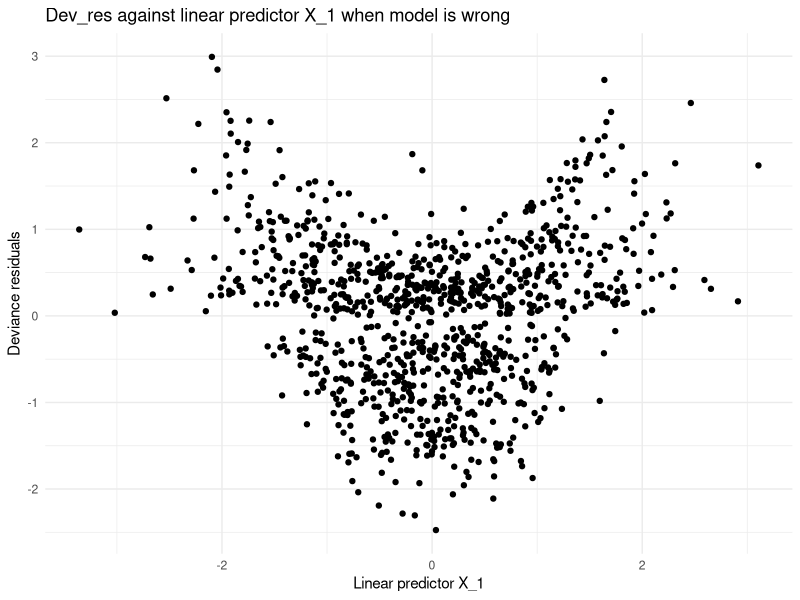
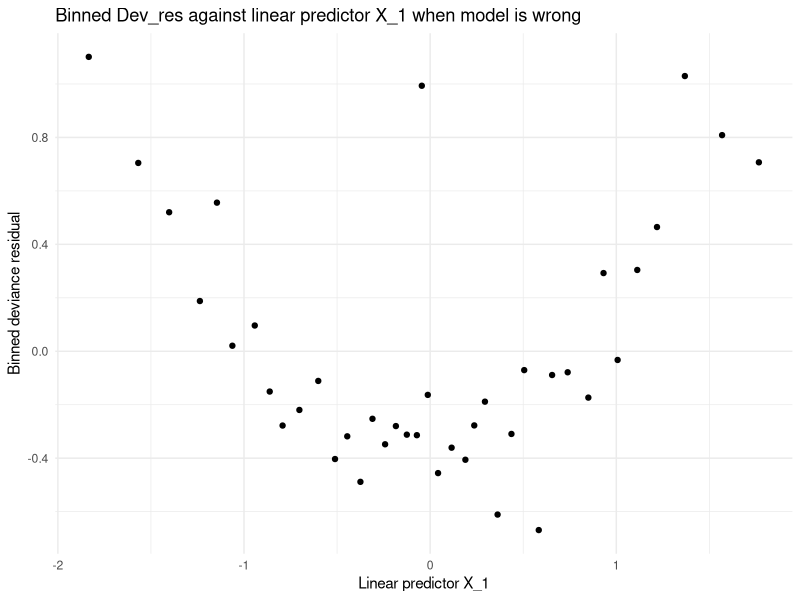
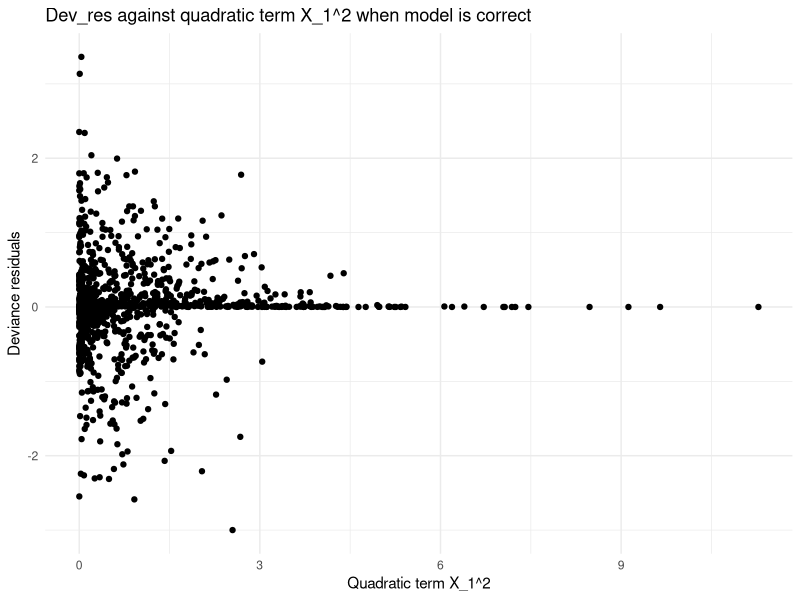
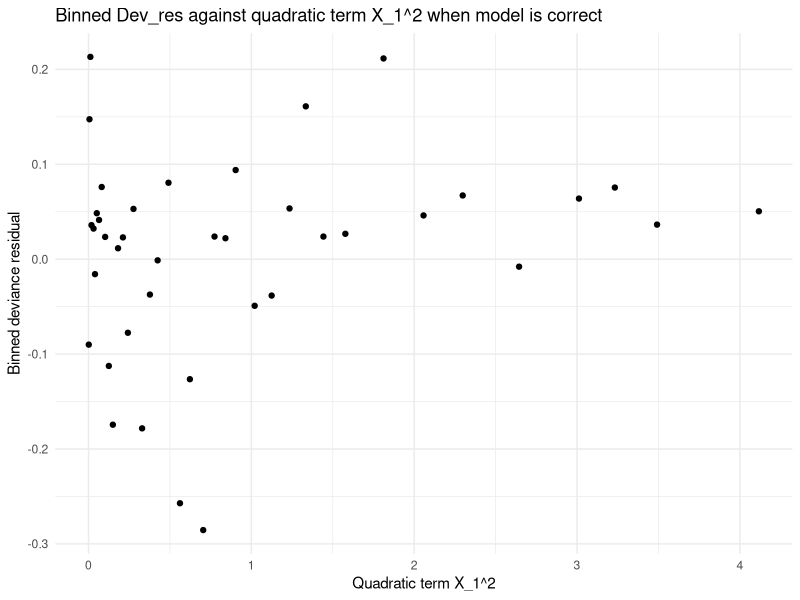
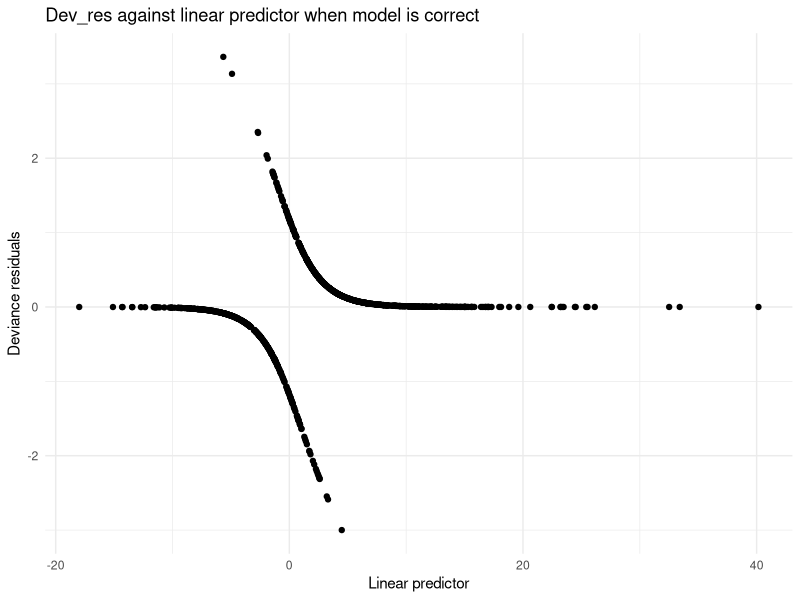
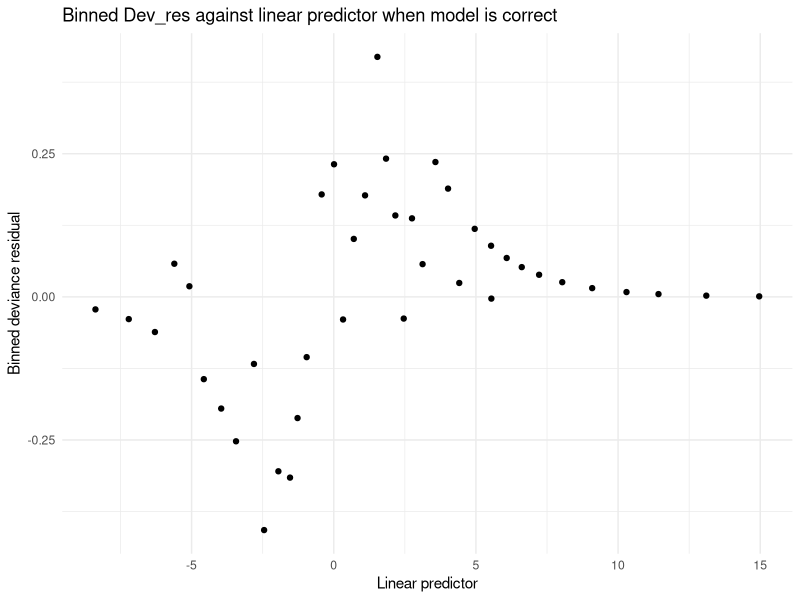
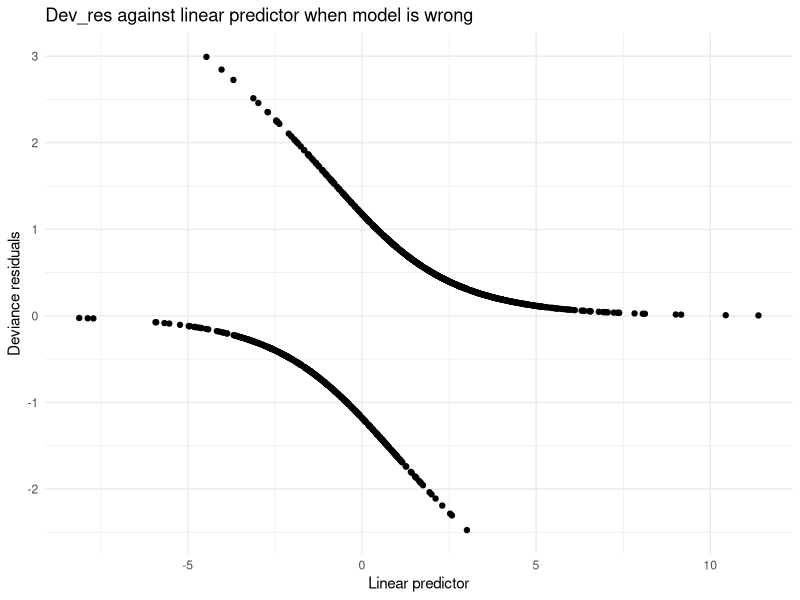
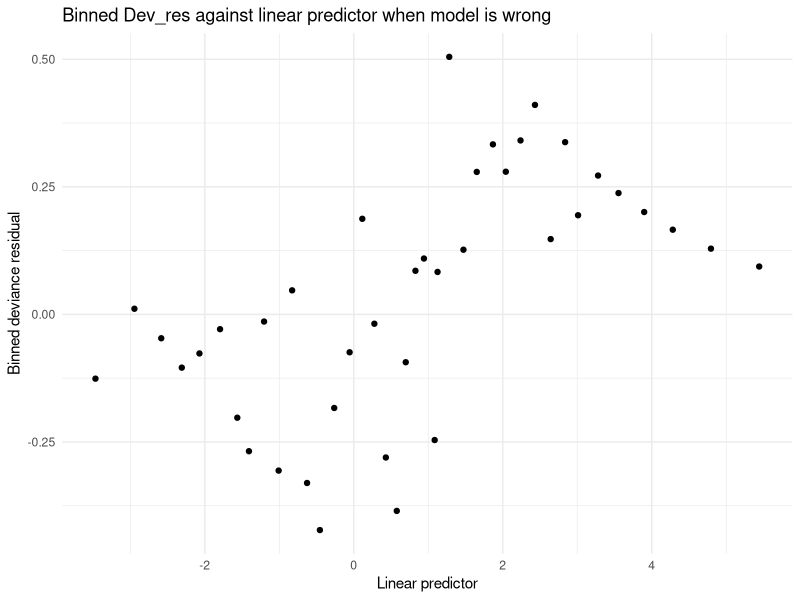

These charts were generated, in order, by the following R code:
## ---- chunk 1
knitr::opts_chunk$set(echo = TRUE, cache = FALSE)
library(knitr)
library(ggplot2)
library(tidyverse)
## ---- chunk 2
#| eval: TRUE

### Generate data

## Set seed
set.seed(1017)

## Set parameters
n_1 <- 1000
beta_0 <- -1
beta_1 <- 3
beta_2 <- 5

## Generate data
x_1 <- rnorm(n_1)
x_2 <- rnorm(n_1)

eta <- beta_0 + beta_1 * x_1^2 + beta_2 * x_2

p <- exp(eta) / (1 + exp(eta))

y <- rbinom(n_1, 1, p)
## ---- chunk 3
#| eval: TRUE

### model the systematic component as a linear function of the predictors
linear_glm <- glm(y ~ x_1 + x_2, family = binomial)

summary(linear_glm)
## ---- chunk 4
#| eval: TRUE

## Create a data frame
data_1 <- data.frame(x_1, x_2, y, linpred = predict(linear_glm),
                   predprob = predict(linear_glm, type = "response"),
                   devres = residuals(linear_glm))

### Deviance residuals against linear predictor X_1
ggplot(data_1) +
  geom_point(mapping = aes(x = x_1, y = devres)) +
  labs(x = "Linear predictor X_1", y = "Deviance residuals") +
  theme_minimal() +
  labs(title = "Dev_res against linear predictor X_1 when model is wrong")
## ---- chunk 5
#| eval: TRUE

### Binned deviance residuals against linear predictor X_1
data_1 |>
  group_by(cut(x_1, breaks = unique(quantile(x_1, (1:40)/41)))) |>
  summarize(devres = mean(devres), x_1 = mean(x_1)) |>
  ggplot() +
  geom_point(mapping = aes(x = x_1, y = devres)) +
  labs(x = "Linear predictor X_1", y = "Binned deviance residual") +
  theme_minimal() +
  labs(title = "Binned Dev_res against linear predictor X_1 when model is wrong")
## ---- chunk 6
#| eval: TRUE

### model the systematic component as a linear function of the predictors
quadratic_glm <- glm(y ~ I(x_1^2) + x_2, family = binomial)

summary(quadratic_glm)
## ---- chunk 7
#| eval: TRUE

## Create a data frame
data_2 <- data.frame(x_1, x_2, y, linpred = predict(quadratic_glm),
                   predprob = predict(quadratic_glm, type = "response"),
                   devres = residuals(quadratic_glm))

### Deviance residuals against linear predictor X_1^2
ggplot(data_2) +
  geom_point(mapping = aes(x = x_1^2, y = devres)) +
  labs(x = "Quadratic term X_1^2", y = "Deviance residuals") +
  theme_minimal() +
  labs(title = "Dev_res against quadratic term X_1^2 when model is correct")
## ---- chunk 8
#| eval: TRUE

### Binned deviance residuals against linear predictor X_1^2
data_2 |>
  mutate(x_1_sq = x_1^2) |>
  group_by(cut(x_1_sq, breaks = unique(quantile(x_1_sq, (1:40)/41)))) |>
  summarize(devres = mean(devres), x_1_sq = mean(x_1_sq)) |>
  ggplot() +
  geom_point(mapping = aes(x = x_1_sq, y = devres)) +
  labs(x = "Quadratic term X_1^2", y = "Binned deviance residual") +
  theme_minimal() +
  labs(title = "Binned Dev_res against quadratic term X_1^2 when model is correct")
## ---- chunk 9
#| eval: TRUE

### Deviance residuals against fitted value
ggplot(data_2) +
  geom_point(mapping = aes(x = linpred, y = devres)) +
  labs(x = "Linear predictor", y = "Deviance residuals") +
  theme_minimal() +
  labs(title = "Dev_res against linear predictor when model is correct")
## ---- chunk 10
#| eval: TRUE

### Binned deviance residuals against fitted value
data_2 |>
  group_by(cut(linpred, breaks = unique(quantile(linpred, (1:40)/41)))) |>
  summarize(devres = mean(devres), linpred = mean(linpred)) |>
  ggplot() +
  geom_point(mapping = aes(x = linpred, y = devres)) +
  labs(x = "Linear predictor", y = "Binned deviance residual") +
  theme_minimal() +
  labs(title = "Binned Dev_res against linear predictor when model is correct")
## ---- chunk 11
#| eval: TRUE

### Deviance residuals against fitted value
ggplot(data_1) +
  geom_point(mapping = aes(x = linpred, y = devres)) +
  labs(x = "Linear predictor", y = "Deviance residuals") +
  theme_minimal() +
  labs(title = "Dev_res against linear predictor when model is wrong")
## ---- chunk 12
#| eval: TRUE

### Binned deviance residuals against fitted value
data_1 |>
  group_by(cut(linpred, breaks = unique(quantile(linpred, (1:40)/41)))) |>
  summarize(devres = mean(devres), linpred = mean(linpred)) |>
  ggplot() +
  geom_point(mapping = aes(x = linpred, y = devres)) +
  labs(x = "Linear predictor", y = "Binned deviance residual") +
  theme_minimal() +
  labs(title = "Binned Dev_res against linear predictor when model is wrong")
## ---- chunk 13
#| eval: TRUE

data_1 |>
  mutate(x_1_sq = x_1^2) |>
  group_by(cut(x_1_sq, breaks = unique(quantile(x_1_sq, (1:40)/41))) ) |>
  summarize(y = mean(y), x_1_sq = mean(x_1_sq), x_1_mean = mean(x_1)) |>
  ggplot() +
  geom_point(mapping = aes(x = x_1_mean, y = log(y / (1 - y))) ) +
  labs(x = "X_1", y = "logit(Y)") +
  theme_minimal() +
  labs(title = "Scatter plot of logit(binned Y) and X_1") +
  ylim(-2, 5)
## ---- chunk 14
#| eval: TRUE

data_1 |>
  group_by(cut(linpred, breaks = unique(quantile(linpred, (1:40)/41))) ) |>
  summarize(y = mean(y), linpred = mean(linpred)) |>
  ggplot() +
  geom_point(mapping = aes(x = linpred, y = log(y / (1 - y))) ) +
  labs(x = "Linear predictor", y = "logit(Y)") +
  theme_minimal() +
  labs(title = "Scatter plot of logit(binned Y) and linear predictor when model is wrong") +
  ylim(-3, 5)
## ---- chunk 15
#| eval: TRUE

data_2 |>
  group_by(cut(linpred, breaks = unique(quantile(linpred, (1:40)/41))) ) |>
  summarize(y = mean(y), linpred = mean(linpred)) |>
  ggplot() +
  geom_point(mapping = aes(x = linpred, y = log(y / (1 - y))) ) +
  labs(x = "Linear predictor", y = "logit(Y)") +
  theme_minimal() +
  labs(title = "Scatter plot of logit(binned Y) and linear predictor when model is correct") +
  ylim(-3, 5)
## ---- chunk 16
#| eval: TRUE

data_1 |>
  group_by(cut(x_1, breaks = unique(quantile(x_1, (1:40)/41))) ) |>
  summarize(y = mean(y), x_1 = mean(x_1)) |>
  ggplot() +
  geom_point(mapping = aes(x = x_1, y = log(y / (1 - y))) ) +
  labs(x = "X_1", y = "logit(Y)") +
  theme_minimal() +
  labs(title = "Scatter plot of logit(binned Y) and X_1") +
  ylim(-2, 5)
## ---- chunk 17
#| eval: TRUE

### Partial residual plot for linear predictor X_1

data_1 |>
  mutate(partial_res = linear_glm$coefficients[[2]] * x_1 +
           (y - predprob)/(predprob * ( 1  - predprob))) |>
  ggplot() +
  geom_point(mapping = aes(x = x_1, y = partial_res)) +
  geom_smooth(mapping = aes(x = x_1, y = partial_res), method = "loess") +
  theme_minimal()
## ---- chunk 18
#| eval: TRUE

### Partial residual plot for quadratic term X_1^2

data_2 |>
  mutate(partial_res = quadratic_glm$coefficients[[2]] * x_1^2 +
           (y - predprob)/(predprob * ( 1  - predprob))) |>
  ggplot() +
  geom_point(mapping = aes(x = x_1^2, y = partial_res)) +
  geom_smooth(mapping = aes(x = x_1^2, y = partial_res), method = "loess") +
  theme_minimal()
